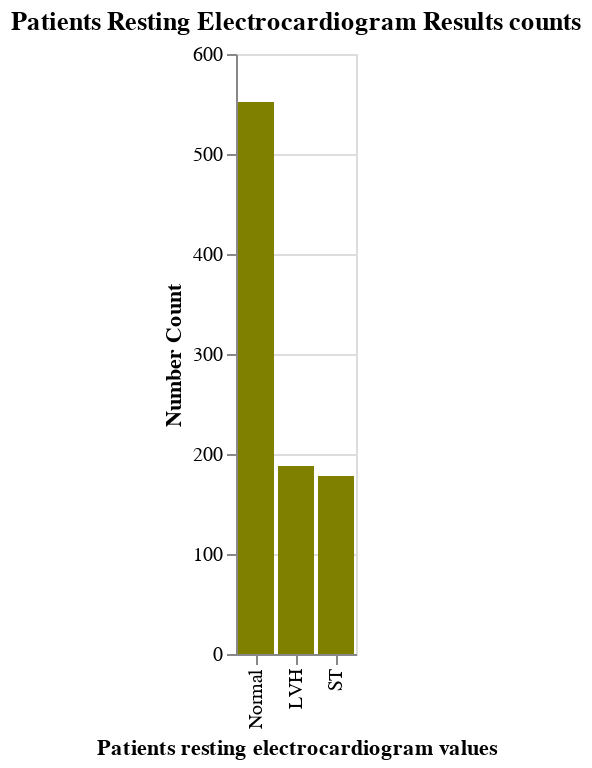

Notebook code for this chart:
### Code cell
#Figure 7: Patients resting electrocardiogram values.
plot_chart7= plot_value_counts(hf_pred, 'RestingECG', color='olive', title="Patients Resting Electrocardiogram Results counts",
                               x_title= 'Patients resting electrocardiogram values')
plot_chart7

### Figure 1 — Vega-Lite specification as saved in the notebook (floating-point values rounded to 4 significant figures)
{"config": {"view": {"continuousWidth": 300, "continuousHeight": 300}}, "data": {"name": "data-963ff9085e4596e2903898fa20541cfd"}, "mark": {"type": "bar", "color": "olive"}, "encoding": {"x": {"field": "RestingECG", "sort": "-y", "title": "Patients resting electrocardiogram values", "type": "nominal"}, "y": {"field": "Count", "title": "Number Count", "type": "quantitative"}}, "title": "Patients Resting Electrocardiogram Results counts", "$schema": "https://vega.github.io/schema/vega-lite/v5.20.1.json", "datasets": {"data-963ff9085e4596e2903898fa20541cfd": [{"RestingECG": "Normal", "Count": 552}, {"RestingECG": "LVH", "Count": 188}, {"RestingECG": "ST", "Count": 178}]}}
